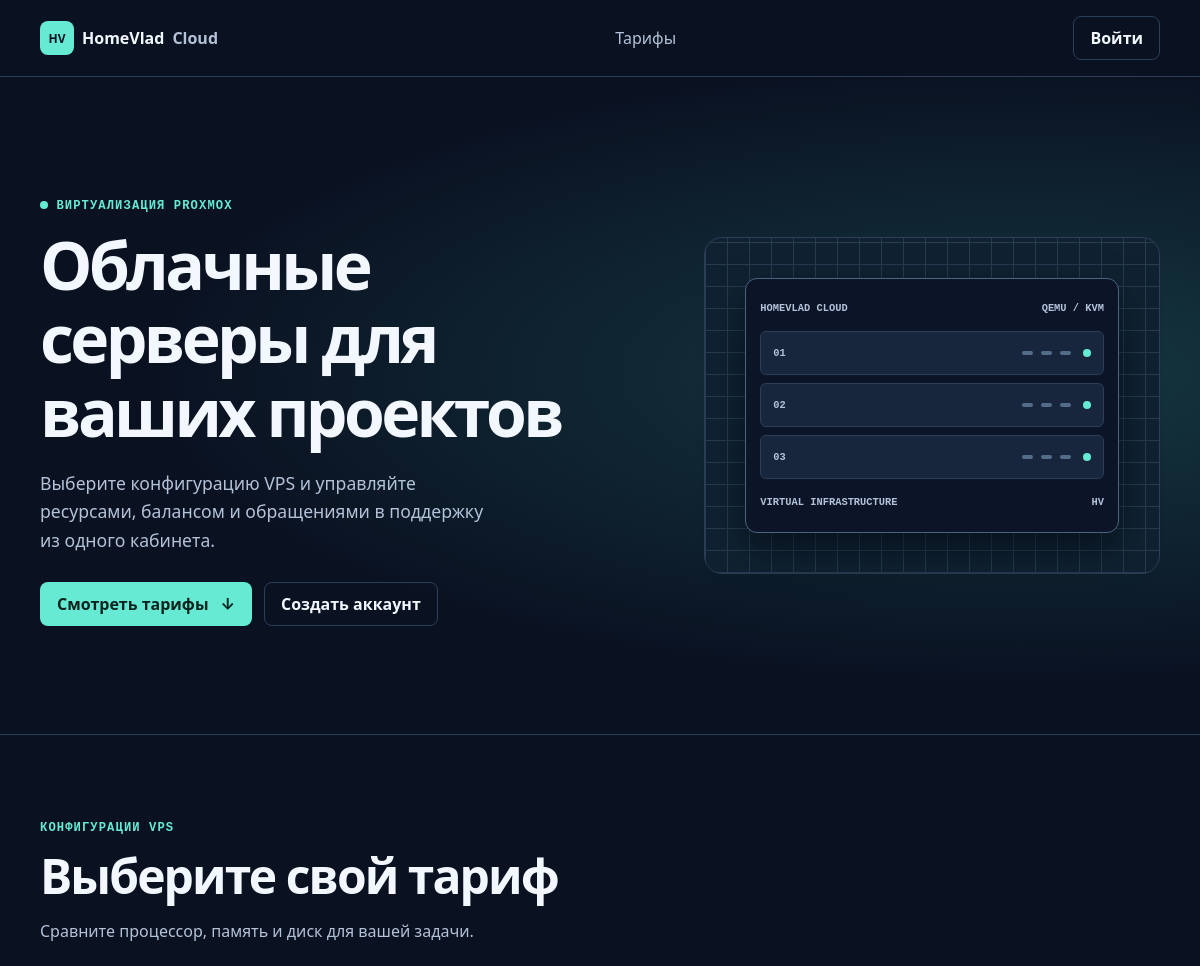
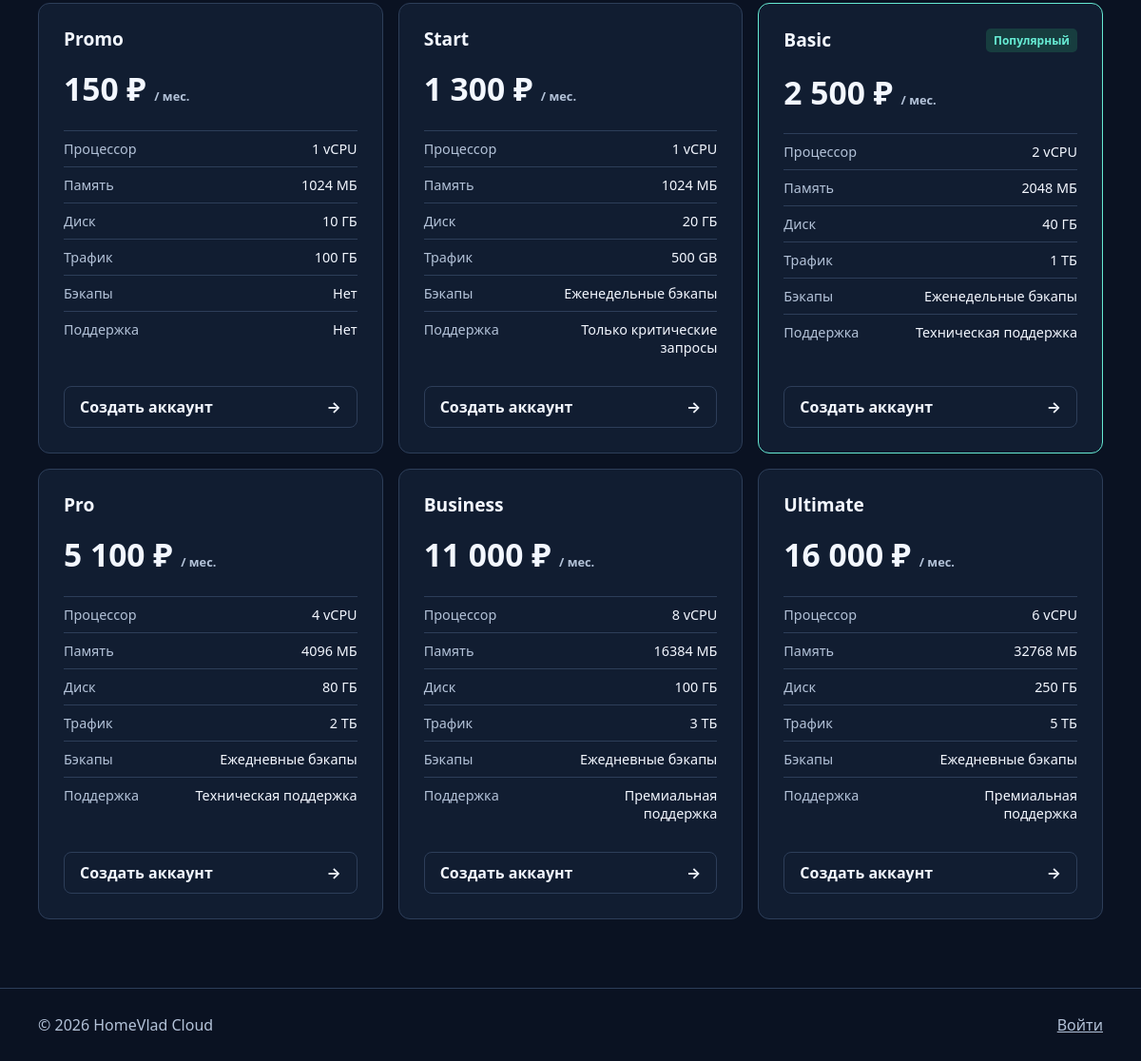
/, run on an earlier commit of the app's database (2 pictures, top to bottom).
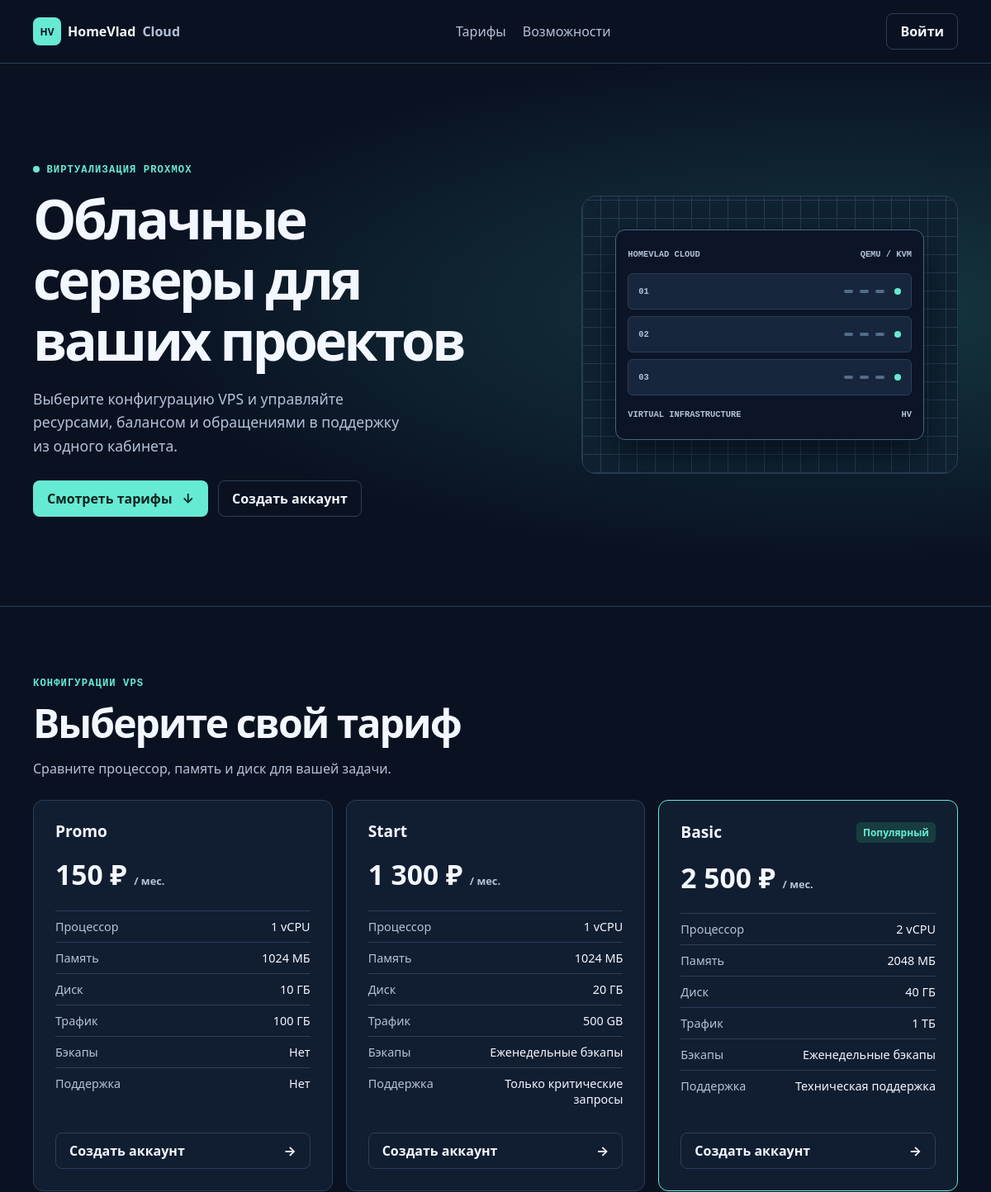
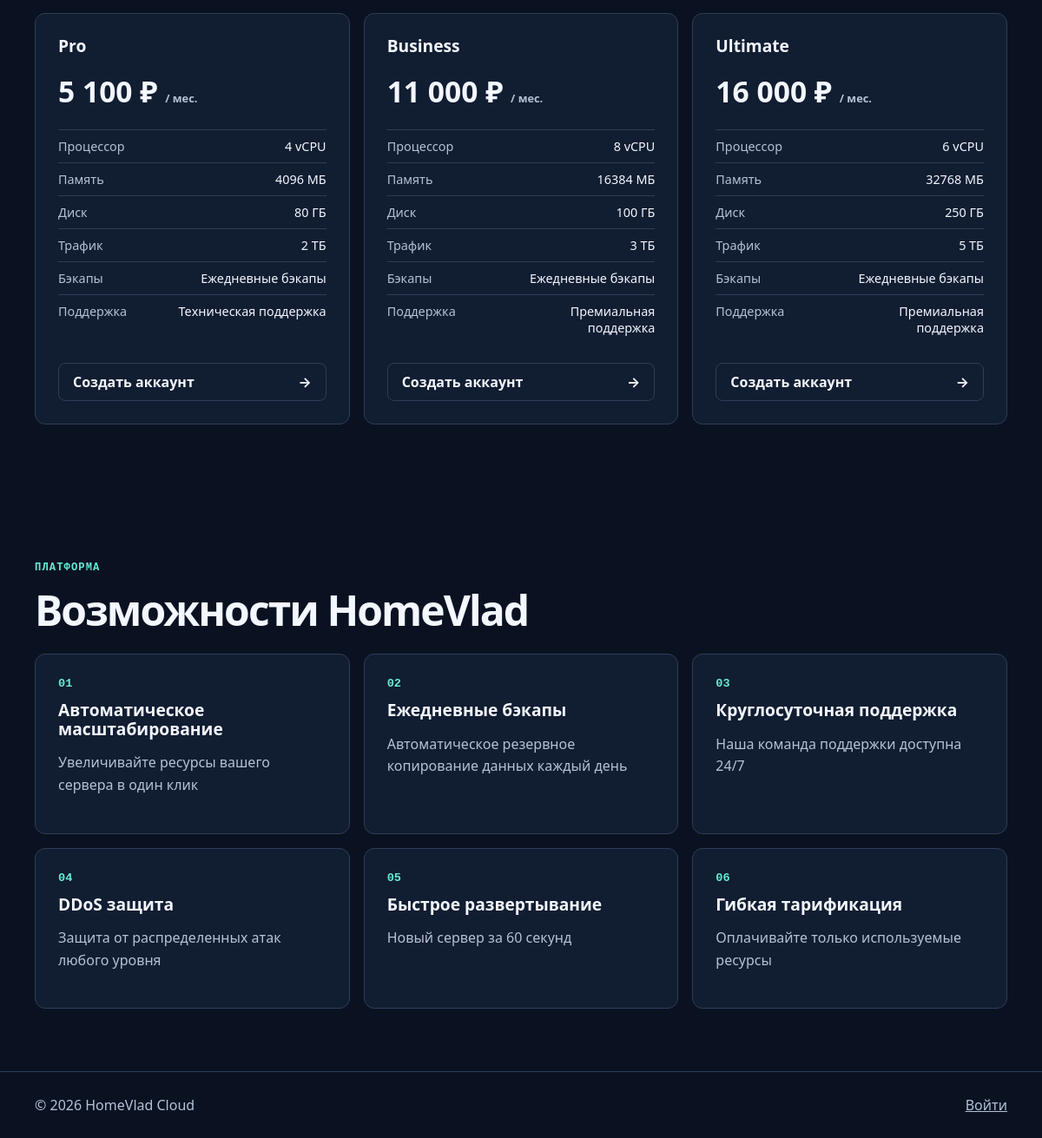
And on a later commit of the database (2 pictures, top to bottom).
### tables this page shows
CREATE TABLE `tariffs` (
  `id` int(11) NOT NULL,
  `name` varchar(100) NOT NULL,
  `cpu` int(11) NOT NULL,
  `ram` int(11) NOT NULL,
  `disk` int(11) NOT NULL,
  `price` decimal(10,2) NOT NULL,
  `is_active` tinyint(1) DEFAULT 1,
  `created_at` timestamp NULL DEFAULT current_timestamp(),
  `traffic` varchar(50) DEFAULT NULL,
  `backups` varchar(50) DEFAULT NULL,
  `support` varchar(50) DEFAULT NULL,
  `is_popular` tinyint(1) DEFAULT 0,
  `description` text DEFAULT NULL,
  `os_type` enum('linux','windows') NOT NULL DEFAULT 'linux' COMMENT 'Тип операционной системы: linux или windows',
  `price_per_hour_cpu` decimal(10,4) DEFAULT 0.0000,
  `price_per_hour_ram` decimal(10,4) DEFAULT 0.0000,
  `price_per_hour_disk` decimal(10,4) DEFAULT 0.0000,
  `is_custom` tinyint(1) DEFAULT 0 COMMENT 'Является ли тариф кастомным (с почасовой оплатой)',
  `vm_type` enum('qemu','lxc') NOT NULL DEFAULT 'qemu' COMMENT 'Для какого типа VM предназначен тариф',
  `sort_order` int(11) DEFAULT 0,
  `updated_at` timestamp NULL DEFAULT current_timestamp() ON UPDATE current_timestamp()
);

CREATE TABLE `features` (
  `id` int(11) NOT NULL,
  `title` varchar(100) NOT NULL,
  `description` text NOT NULL,
  `icon` varchar(50) NOT NULL,
  `is_active` tinyint(1) DEFAULT 1,
  `created_at` timestamp NULL DEFAULT current_timestamp(),
  `sort_order` int(11) DEFAULT 0,
  `updated_at` timestamp NULL DEFAULT current_timestamp() ON UPDATE current_timestamp()
);

### includes/auth.php (called while the page is built, shortened)
<?php
function currentSessionAccount(?PDO $pdo = null): ?array
{
    $session = $_SESSION['user'] ?? [];
    if (!isset($session['id'], $session['auth_generation'])) {
        return null;
    }
    return null;
}
function isLoggedIn(): bool
{
    return currentSessionAccount() !== null;
}

### index.php (the view, shortened to what this page needs)
<?php
require_once __DIR__ . '/includes/auth.php';
$db = new Database();
$pdo = $db->getConnection();
$tariffs = [];
try {
    $stmt = $pdo->query("SELECT * FROM tariffs WHERE is_active = 1 AND is_custom = 0 AND vm_type = 'qemu' ORDER BY price ASC");
    $tariffs = $stmt->fetchAll(PDO::FETCH_ASSOC);
} catch (PDOException $e) {
    error_log("Database error: " . $e->getMessage());
}
$features = [];
try {
    $stmt = $pdo->query("SELECT * FROM features WHERE is_active = 1 ORDER BY id ASC LIMIT 6");
    $features = $stmt->fetchAll(PDO::FETCH_ASSOC);
} catch (PDOException $e) {
    error_log("Database error: " . $e->getMessage());
}
$loggedIn = isLoggedIn();
$accountUrl = $loggedIn ? '/templates/dashboard.php' : '/login/login.php';
$startUrl = $loggedIn ? '/templates/order_vm.php' : '/login/register.php';
$accountLabel = $loggedIn ? 'Личный кабинет' : 'Войти';
$startLabel = $loggedIn ? 'Создать сервер' : 'Создать аккаунт';
$escape = static fn ($value) => htmlspecialchars((string) $value, ENT_QUOTES | ENT_SUBSTITUTE, 'UTF-8');
?>
<!doctype html>
<html lang="ru">
<head>
    <?php require __DIR__ . '/includes/app_head.php'; ?>
    <link rel="stylesheet" href="/css/landing.css">
</head>
<body>
<header class="site-header">
    <div class="wrap header-row">
        <a class="brand" href="/" aria-label="HomeVlad Cloud, главная">
            <span class="brand-mark" aria-hidden="true">HV</span> HomeVlad<span class="brand-cloud">Cloud</span>
        </a>
        <nav aria-label="Основная навигация">
            <a href="#tariffs">Тарифы</a>
            <?php if ($features): ?><a href="#features">Возможности</a><?php endif; ?>
        </nav>
        <a class="button button-outline account" href="<?= $accountUrl ?>"><?= $accountLabel ?></a>
    </div>
</header>
<main id="main">
    <section class="hero">
        <div class="wrap hero-grid">
            <div class="hero-copy">
                <p class="eyebrow"><span></span> Виртуализация Proxmox</p>
                <h1>Облачные серверы для ваших проектов</h1>
                <p class="intro">Выберите конфигурацию VPS и управляйте ресурсами, балансом и обращениями в поддержку из одного кабинета.</p>
                <div class="actions">
                    <a class="button button-primary" href="#tariffs">Смотреть тарифы <span aria-hidden="true">↓</span></a>
                    <a class="button button-outline" href="<?= $startUrl ?>"><?= $startLabel ?></a>
                </div>
            </div>
            <div class="hero-art" aria-hidden="true">
                <div class="rack">
                    <div class="rack-label"><span>HOMEVLAD CLOUD</span><span>QEMU / KVM</span></div>
                    <div class="rack-slot"><span>01</span><i></i><i></i><i></i><b></b></div>
                    <div class="rack-slot"><span>02</span><i></i><i></i><i></i><b></b></div>
                    <div class="rack-slot"><span>03</span><i></i><i></i><i></i><b></b></div>
                    <div class="rack-label"><span>VIRTUAL INFRASTRUCTURE</span><span>HV</span></div>
                </div>
            </div>
        </div>
    </section>
    <section class="wrap section" id="tariffs" aria-labelledby="tariff-title">
        <p class="eyebrow">Конфигурации VPS</p>
        <h2 id="tariff-title">Выберите свой тариф</h2>
        <p class="section-intro">Сравните процессор, память и диск для вашей задачи.</p>
        <?php if (!$tariffs): ?>
            <p class="panel">Тарифы временно недоступны. Загляните позже.</p>
        <?php else: ?>
            <div class="cards">
                <?php foreach ($tariffs as $tariff): ?>
                    <?php $planUrl = $loggedIn ? $startUrl : $startUrl . '?tariff_id=' . (int) $tariff['id']; ?>
                    <article class="panel plan<?= $tariff['is_popular'] ? ' featured' : '' ?>">
                        <div class="plan-heading">
                            <h3><?= $escape($tariff['name']) ?></h3>
                            <?php if ($tariff['is_popular']): ?><span class="badge">Популярный</span><?php endif; ?>
                        </div>
                        <p class="price"><?= number_format((float) $tariff['price'], fmod((float) $tariff['price'], 1) ? 2 : 0, ',', ' ') ?> ₽ <small>/ мес.</small></p>
                        <dl class="specs">
                            <div><dt>Процессор</dt><dd><?= (int) $tariff['cpu'] ?> vCPU</dd></div>
                            <div><dt>Память</dt><dd><?= (int) $tariff['ram'] ?> МБ</dd></div>
                            <div><dt>Диск</dt><dd><?= (int) $tariff['disk'] ?> ГБ</dd></div>
                            <?php foreach (['traffic' => 'Трафик', 'backups' => 'Бэкапы', 'support' => 'Поддержка'] as $key => $label): ?>
                                <?php if (!empty($tariff[$key])): ?>
                                    <div><dt><?= $label ?></dt><dd><?= $escape($tariff[$key]) ?></dd></div>
                                <?php endif; ?>
                            <?php endforeach; ?>
                        </dl>
                        <a class="button button-outline" href="<?= $planUrl ?>" aria-label="<?= $escape($startLabel . ' · ' . $tariff['name']) ?>"><?= $startLabel ?> <span aria-hidden="true">→</span></a>
                    </article>
                <?php endforeach; ?>
            </div>
        <?php endif; ?>
    </section>
    <?php if ($features): ?>
        <section class="wrap section" id="features" aria-labelledby="feature-title">
            <p class="eyebrow">Платформа</p>
            <h2 id="feature-title">Возможности HomeVlad</h2>
            <div class="cards">
                <?php foreach ($features as $index => $feature): ?>
                    <article class="panel">
                        <span class="feature-number" aria-hidden="true"><?= sprintf('%02d', $index + 1) ?></span>
                        <h3><?= $escape($feature['title']) ?></h3>
                        <p><?= $escape($feature['description']) ?></p>
                    </article>
                <?php endforeach; ?>
            </div>
        </section>
    <?php endif; ?>
</main>
<footer class="site-footer">
    <div class="wrap footer-row">
        <span>© <?= date('Y') ?> HomeVlad Cloud</span>
        <a href="<?= $accountUrl ?>"><?= $accountLabel ?></a>
    </div>
</footer>
</body>
</html>

### includes/app_head.php (shortened to what this page needs)
<link rel="stylesheet" href="/css/mobile.css?v=3">

### css/mobile.css (style rules this page uses)
:is(.main-content, .dashboard-content, .dashboard-wrapper, main, .docs-content-inner) { min-width: 0; }

What changed in the data, as far as the page shows it:
added features: title "Автоматическое масштабирование", description "Увеличивайте ресурсы вашего сервера в один клик"
added features: title "Ежедневные бэкапы", description "Автоматическое резервное копирование данных каждый день"
added features: title "Круглосуточная поддержка", description "Наша команда поддержки доступна 24/7"
added features: title "DDoS защита", description "Защита от распределенных атак любого уровня"
added features: title "Быстрое развертывание", description "Новый сервер за 60 секунд"
added features: title "Гибкая тарификация", description "Оплачивайте только используемые ресурсы"
Also different on the page:
text now shown: "Возможности ПЛАТФОРМА Возможности HomeVlad"
